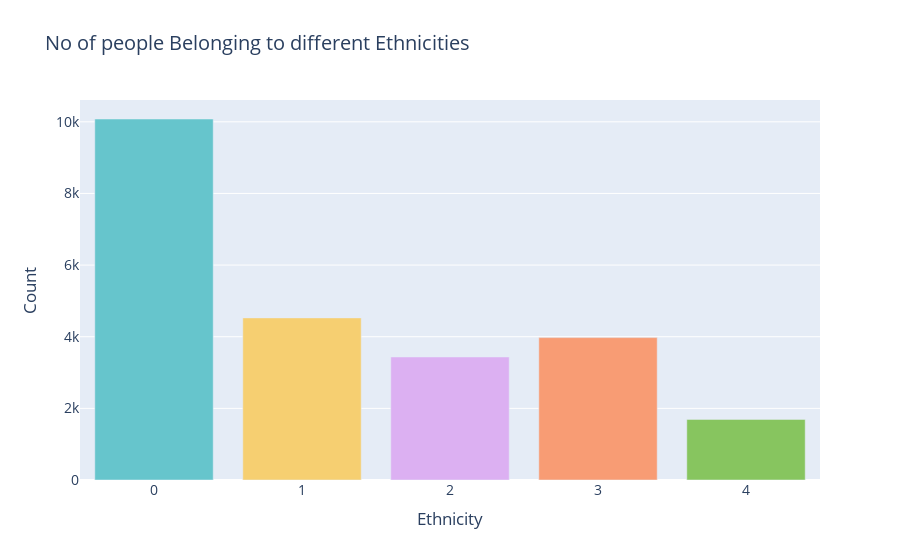

Notebook code cell kept with this figure:
### Code cell
import plotly.graph_objects as go
import plotly.express as px
import pandas as pd

age_counts = data2["ethnicity"].value_counts()

# To provide  set of color palettes  mate
colors = px.colors.qualitative.Pastel


fig = go.Figure(data=go.Bar(
    x=age_counts.index,
    y=age_counts.values,
    marker=dict(color=colors)
))


fig.update_layout(
    title="No of people Belonging to different Ethnicities",
    xaxis=dict(title="Ethnicity"),
    yaxis=dict(title="Count"),
    font=dict(size=14),
)

# To Show the fianl plot mate
fig.show()

### Figure 1 — Plotly figure (JSON) as saved in the notebook; plotly's stock layout.template omitted (floating-point values rounded to 4 significant figures)
{"data": [{"marker": {"color": ["rgb(102, 197, 204)", "rgb(246, 207, 113)", "rgb(248, 156, 116)", "rgb(220, 176, 242)", "rgb(135, 197, 95)", "rgb(158, 185, 243)", "rgb(254, 136, 177)", "rgb(201, 219, 116)", "rgb(139, 224, 164)", "rgb(180, 151, 231)", "rgb(179, 179, 179)"]}, "type": "bar", "x": [0, 1, 3, 2, 4], "y": [10078, 4526, 3975, 3434, 1692]}], "layout": {"font": {"size": 14}, "title": {"text": "No of people Belonging to different Ethnicities"}, "xaxis": {"title": {"text": "Ethnicity"}}, "yaxis": {"title": {"text": "Count"}}}}
